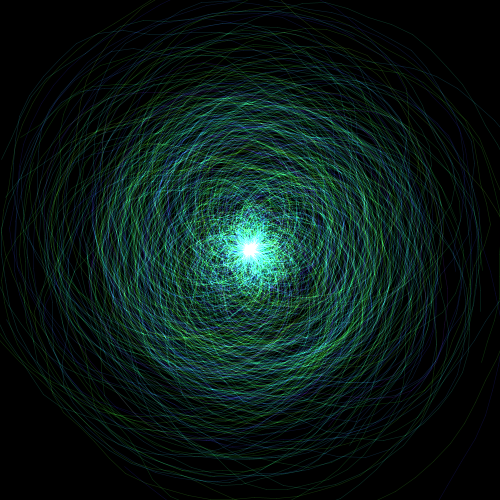
Frame 1 (no input)
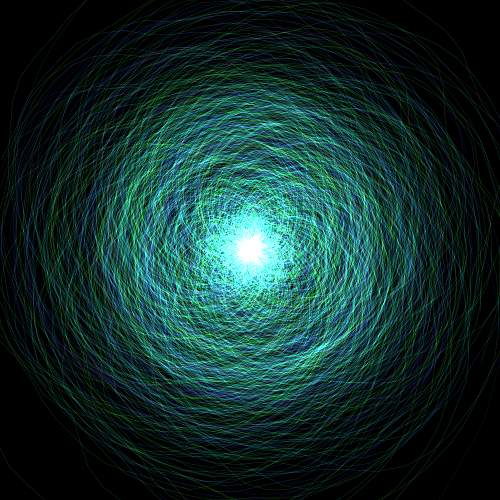
Frame 2 (the mouse pressed at the canvas centre, redrawn once)

The Processing sketch that drew these frames (run headless with seeded random() and noise(); the mouse was pressed at the canvas centre and the sketch redrawn once):

// Processing sketch: sketch_07_herical_noise_complex_colored
// ── sketch_07_herical_noise_complex_colored.pde

//ノイズを加えた螺旋を多重に描くサンプル

int centX;
int centY;

void setup(){

  size(500,500);
  
  //螺旋の中心座標の計算
  centX = width/2;
  centY = height/2;
  
  background(0);
  strokeWeight(0.5);
  smooth();
  noLoop();
  blendMode(ADD);
  colorMode(HSB);
}

void draw(){
  
  for(int i=0; i<100; i++){
    
    float h = 128 + random(128)-64;
    stroke(h,200,225,60);
    
    //螺旋の半径初期化 回転するほど半径が大きくなるようにする
    float radius = 10;
    
    //螺旋上の座標を保存するx,y,lastx,lasty
    float x, y;
    float lastx = -1;
    float lasty = -1;
    
    //ノイズのパラメータを初期化
    float radiusNoise = random(10);
    float radiusNoiseStep = 0.05;
    
    //開始の角度、終了の角度、回転する角度を初期化
    int startAng  = int(random(360));
    int endAng = 1440 + int(random(1440));
    int angStep = 5 + int(random(3));
    
    
    //startAng〜endAngまでangStepづつ角度を増やす
    for (float ang = startAng; ang <= endAng; ang += angStep) {	
      radius += 0.5;
      
      //ノイズのパラメータを更新し、ノイズを加えた座標を計算
      radiusNoise += radiusNoiseStep;
      float newRadius = radius + (noise(radiusNoise)*200 -100);
      
      //度からラジアンに変換し、座標を計算
      float rad = radians(ang);
      x = centX + (newRadius * cos(rad));
      y = centY + (newRadius * sin(rad));
      
      //ひとつ前の座標との間に線を引く
      if (lastx > -1) {
        line(x,y,lastx,lasty);
      }
      lastx = x;
      lasty = y;  
    }
  }
  
}
